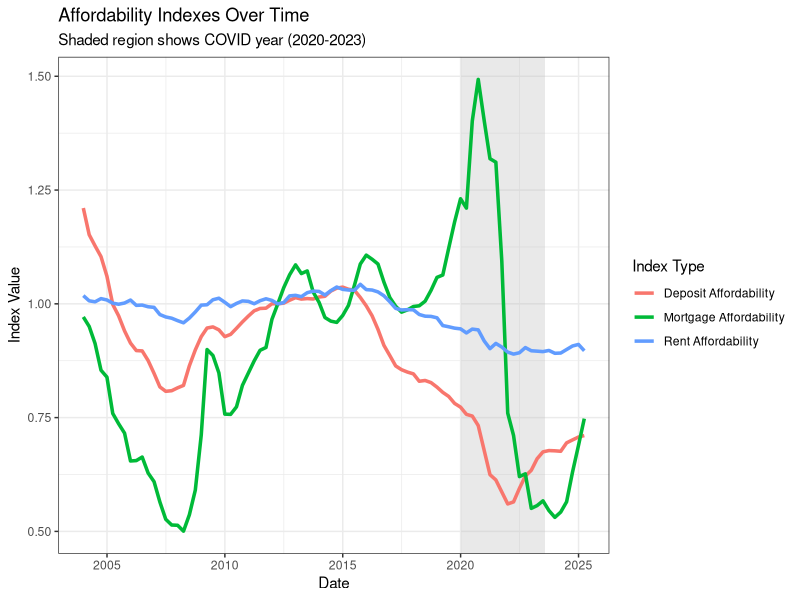

Source code (R):
# https://www.hud.govt.nz/stats-and-insights/change-in-housing-affordability-indicators/about-the-indicators

library(tidyverse)

housing_affordability <- read.csv('datasets/data.govt.nz/Housing_Affordability_Indices.csv')

# Define Covid Date Range
covid_start <- as.Date("2020-01-01")
covid_end   <- as.Date("2023-08-01")

colSums(is.na(housing_affordability)) # Check for NA values
summary(housing_affordability) # Check data structure

housing_affordability <- housing_affordability %>% # Set data type
  mutate(date = ymd(date)) %>%
  drop_na()

housing_affordability_long <- housing_affordability %>%
  pivot_longer(
    cols = c(Mortgage.Affordability.Index,
             Deposit.Affordability.Index,
             Rent.Affordability.Index),
    names_to = 'IndexType',
    values_to = 'IndexValue'
  ) %>%
  mutate(IndexType = recode(IndexType,
                           "Mortgage.Affordability.Index" = "Mortgage Affordability",
                           "Deposit.Affordability.Index" = "Deposit Affordability",
                           "Rent.Affordability.Index" = "Rent Affordability"))

housing_affordability_avg <- housing_affordability_long %>%
  group_by(date, IndexType) %>%
  summarise(IndexValue = mean(IndexValue, na.rm = TRUE), .groups = "drop")

ggplot(housing_affordability_avg, aes(x = date, y = IndexValue, color = IndexType)) + # Create Plot
  annotate('rect',
           xmin = covid_start, xmax = covid_end,
           ymin = -Inf, ymax = Inf,
           fill = 'gray', alpha = 0.33) + 
  geom_line(size = 1.2) +
  labs(
    title = "Affordability Indexes Over Time",
    subtitle = 'Shaded region shows COVID year (2020-2023)',
    x = "Date",
    y = "Index Value",
    color = "Index Type"
  ) +
  theme_bw()

# ggsave(
#   filename = "Affordability Indices Over Time.png",
#   plot = last_plot(),
#   width = 12,
#   height = 6,
#   dpi = 600,
#   bg = 'white'
# )
